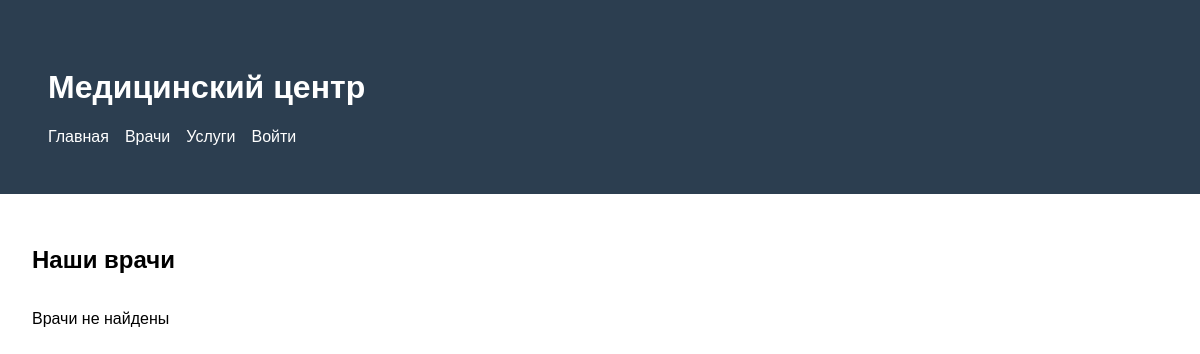
/doctors/, run on an earlier commit of the app's database.
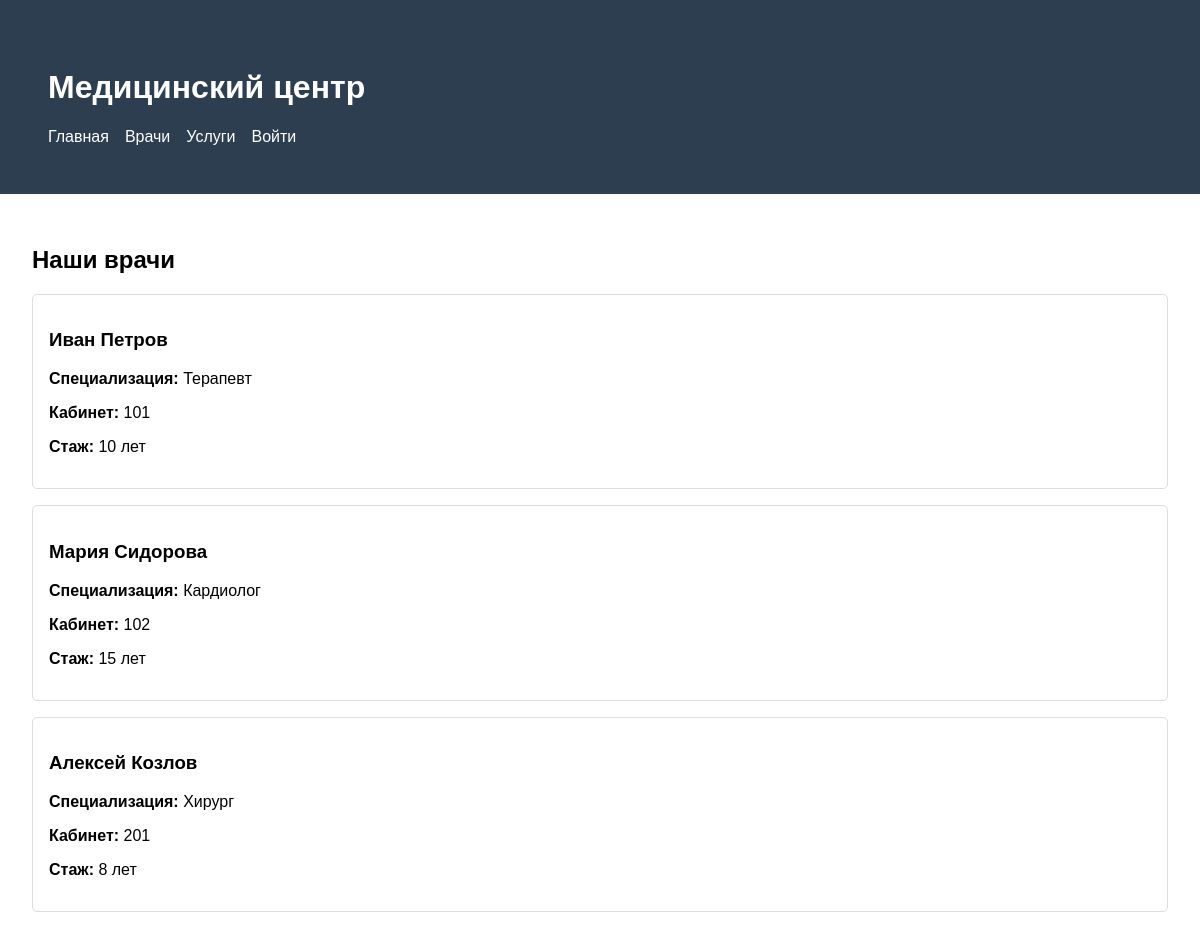
And on a later commit of the database.
### clinic/models.py (models this page shows, shortened)
class Doctor(models.Model):
    user = models.OneToOneField(User, on_delete=models.CASCADE)
    specialization = models.CharField(max_length=100, verbose_name='Специализация')
    room = models.CharField(max_length=10, verbose_name='Кабинет')
    experience = models.IntegerField(verbose_name='Стаж (лет)', default=0)
    education = models.TextField(verbose_name='Образование', blank=True)
    class Meta:
        verbose_name = 'Врач'
        verbose_name_plural = 'Врачи'

### clinic/views.py (the view)
# urls.py: path('doctors/', views.DoctorListView.as_view(), name='doctor_list'),
class DoctorListView(ListView):
    model = Doctor
    template_name = 'clinic/doctor_list.html'
    context_object_name = 'doctors'

### clinic/templates/clinic/doctor_list.html
{% extends 'clinic/base.html' %}
{% block content %}
<h2>Наши врачи</h2>
<div style="display: grid; gap: 1rem;">
    {% for doctor in doctors %}
    <div style="border: 1px solid #ddd; padding: 1rem; border-radius: 5px;">
        <h3>{{ doctor.user.get_full_name }}</h3>
        <p><strong>Специализация:</strong> {{ doctor.specialization }}</p>
        <p><strong>Кабинет:</strong> {{ doctor.room }}</p>
        <p><strong>Стаж:</strong> {{ doctor.experience }} лет</p>
    </div>
    {% empty %}
    <p>Врачи не найдены</p>
    {% endfor %}
</div>
{% endblock %}

What changed in the data, as far as the page shows it:
added Doctor: user.get_full_name "Иван Петров", specialization "Терапевт", room "101", experience "10"
added Doctor: user.get_full_name "Мария Сидорова", specialization "Кардиолог", room "102", experience "15"
added Doctor: user.get_full_name "Алексей Козлов", specialization "Хирург", room "201", experience "8"
Also different on the page:
text no longer shown: "Врачи не найдены"
